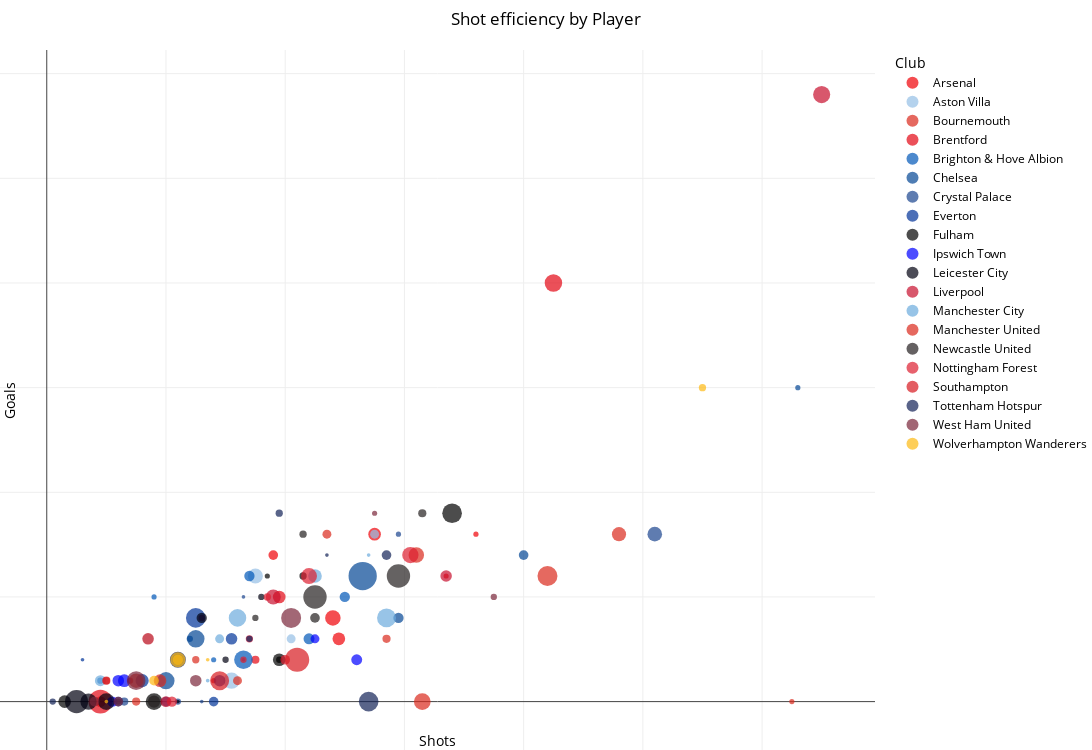

The code cell stored with this chart in its notebook:
### Code cell
df_mid = df[df['Position'].isin(['MID'])]
fig = px.scatter(
    df_mid,
    x='Shots',
    y='Goals',
    size='Shots On Target',
    color='Club',
    color_discrete_map=club_colors,
    hover_data=['Player Name', 'Club', 'Nationality', 'Position'],
    title='Shot efficiency by Player',
)
fig.update_layout(
    paper_bgcolor='white',
    plot_bgcolor='white',
    font=dict(color='black'),
    title=dict(font=dict(color='black')),
    height=750,
    width=1300,
    margin=dict(l=0, r=0, t=50, b=0)
)
fig.show()

### Figure 1 — Plotly figure (JSON) as saved in the notebook; plotly's stock layout.template omitted (floating-point values rounded to 4 significant figures)
{"data": [{"customdata": [["Bukayo Saka", "Arsenal", "England", "MID"], ["Declan Rice", "Arsenal", "England", "MID"], ["Ethan Nwaneri", "Arsenal", "England", "MID"], ["Gabriel Martinelli", "Arsenal", "Brazil", "MID"], ["Jorginho", "Arsenal", "Italy", "MID"], ["Leandro Trossard", "Arsenal", "Belgium", "MID"], ["Martin Ødegaard", "Arsenal", "Norway", "MID"], ["Mikel Merino", "Arsenal", "Spain", "MID"], ["Raheem Sterling", "Arsenal", "England", "MID"], ["Thomas Partey", "Arsenal", "Ghana", "MID"]], "hovertemplate": "Club=%{customdata[1]}<br>Shots=%{x}<br>Goals=%{y}<br>Shots On Target=%{marker.size}<br>Player Name=%{customdata[0]}<br>Nationality=%{customdata[2]}<br>Position=%{customdata[3]}<extra></extra>", "legendgroup": "Arsenal", "marker": {"color": "#EF0107", "size": [2, 18, 0, 12, 0, 2, 12, 7, 0, 3], "sizemode": "area", "sizeref": 0.15, "symbol": "circle"}, "mode": "markers", "name": "Arsenal", "orientation": "v", "showlegend": true, "type": "scatter", "x": [67, 48, 24, 55, 2, 72, 49, 38, 11, 26], "xaxis": "x", "y": [6, 4, 4, 8, 0, 8, 3, 7, 0, 4], "yaxis": "y"}, {"customdata": [["Amadou Onana", "Aston Villa", "Belgium", "MID"], ["Boubacar Kamara", "Aston Villa", "France", "MID"], ["Emiliano Buendía", "Aston Villa", "Argentina", "MID"], ["Jacob Ramsey", "Aston Villa", "England", "MID"], ["John McGinn", "Aston Villa", "Scotland", "MID"], ["Leon Bailey", "Aston Villa", "Jamaica", "MID"], ["Marcus Rashford", "Aston Villa", "England", "MID"], ["Morgan Rogers", "Aston Villa", "England", "MID"], ["Ross Barkley", "Aston Villa", "England", "MID"], ["Youri Tielemans", "Aston Villa", "Belgium", "MID"]], "hovertemplate": "Club=%{customdata[1]}<br>Shots=%{x}<br>Goals=%{y}<br>Shots On Target=%{marker.size}<br>Player Name=%{customdata[0]}<br>Nationality=%{customdata[2]}<br>Position=%{customdata[3]}<extra></extra>", "legendgroup": "Aston Villa", "marker": {"color": "#95BFE5", "size": [9, 0, 0, 8, 20, 1, 17, 6, 0, 6], "sizemode": "area", "sizeref": 0.15, "symbol": "circle"}, "mode": "markers", "name": "Aston Villa", "orientation": "v", "showlegend": true, "type": "scatter", "x": [17, 10, 5, 19, 31, 28, 35, 55, 16, 41], "xaxis": "x", "y": [3, 1, 0, 1, 1, 1, 6, 8, 3, 3], "yaxis": "y"}, {"customdata": [["Alex Scott", "Bournemouth", "England", "MID"], ["Antoine Semenyo", "Bournemouth", "Ghana", "MID"], ["Ben Winterburn", "Bournemouth", "England", "MID"], ["Dango Ouattara", "Bournemouth", "Burkina Faso", "MID"], ["David Brooks", "Bournemouth", "Wales", "MID"], ["Justin Kluivert", "Bournemouth", "Netherlands", "MID"], ["Lewis Cook", "Bournemouth", "England", "MID"], ["Luis Sinisterra", "Bournemouth", "Colombia", "MID"], ["Marcus Tavernier", "Bournemouth", "England", "MID"], ["Philip Billing", "Bournemouth", "Denmark", "MID"], ["Ryan Christie", "Bournemouth", "Scotland", "MID"], ["Tyler Adams", "Bournemouth", "United States", "MID"]], "hovertemplate": "Club=%{customdata[1]}<br>Shots=%{x}<br>Goals=%{y}<br>Shots On Target=%{marker.size}<br>Player Name=%{customdata[0]}<br>Nationality=%{customdata[2]}<br>Position=%{customdata[3]}<extra></extra>", "legendgroup": "Bournemouth", "marker": {"color": "#DA291C", "size": [0, 2, 0, 18, 4, 21, 3, 0, 5, 0, 1, 9], "sizemode": "area", "sizeref": 0.15, "symbol": "circle"}, "mode": "markers", "name": "Bournemouth", "orientation": "v", "showlegend": true, "type": "scatter", "x": [15, 125, 0, 62, 25, 63, 14, 13, 57, 5, 33, 9], "xaxis": "x", "y": [0, 0, 0, 7, 2, 0, 1, 1, 3, 0, 2, 0], "yaxis": "y"}, {"customdata": [["Bryan Mbeumo", "Brentford", "Cameroon", "MID"], ["Christian Nørgaard", "Brentford", "Denmark", "MID"], ["Frank Onyeka", "Brentford", "Nigeria", "MID"], ["Keane Lewis-Potter", "Brentford", "England", "MID"], ["Kevin Schade", "Brentford", "Germany", "MID"], ["Mathias Jensen", "Brentford", "Denmark", "MID"], ["Mikkel Damsgaard", "Brentford", "Denmark", "MID"], ["Paris Maghoma", "Brentford", "England", "MID"], ["Ryan Trevitt", "Brentford", "England", "MID"], ["Vitaly Janelt", "Brentford", "Germany", "MID"], ["Yehor Yarmoliuk", "Brentford", "Ukraine", "MID"], ["Yunus Konak", "Brentford", "Turkiye", "MID"]], "hovertemplate": "Club=%{customdata[1]}<br>Shots=%{x}<br>Goals=%{y}<br>Shots On Target=%{marker.size}<br>Player Name=%{customdata[0]}<br>Nationality=%{customdata[2]}<br>Position=%{customdata[3]}<extra></extra>", "legendgroup": "Brentford", "marker": {"color": "#E30613", "size": [23, 12, 0, 2, 0, 0, 5, 0, 0, 2, 43, 0], "sizemode": "area", "sizeref": 0.15, "symbol": "circle"}, "mode": "markers", "name": "Brentford", "orientation": "v", "showlegend": true, "type": "scatter", "x": [85, 39, 0, 28, 55, 6, 35, 1, 0, 14, 9, 1], "xaxis": "x", "y": [20, 5, 0, 1, 0, 0, 2, 0, 0, 1, 0, 0], "yaxis": "y"}, {"customdata": [["Jakub Moder", "Brighton & Hove Albion", "Poland", "MID"], ["James Milner", "Brighton & Hove Albion", "England", "MID"], ["Billy Gilmour", "Brighton & Hove Albion", "Scotland", "MID"], ["Brajan Gruda", "Brighton & Hove Albion", "Germany", "MID"], ["Carlos Baleba", "Brighton & Hove Albion", "Cameroon", "MID"], ["Diego Gómez", "Brighton & Hove Albion", "Paraguay", "MID"], ["Georginio Rutter", "Brighton & Hove Albion", "France", "MID"], ["Harry Howell", "Brighton & Hove Albion", "England", "MID"], ["Jack Hinshelwood", "Brighton & Hove Albion", "England", "MID"], ["Jeremy Sarmiento", "Brighton & Hove Albion", "Ecuador", "MID"], ["Mats Wieffer", "Brighton & Hove Albion", "Netherlands", "MID"], ["Matt O'Riley", "Brighton & Hove Albion", "Denmark", "MID"], ["Simon Adingra", "Brighton & Hove Albion", "Cote D’Ivoire", "MID"], ["Solly March", "Brighton & Hove Albion", "England", "MID"], ["Yankuba Minteh", "Brighton & Hove Albion", "Gambia", "MID"], ["Yasin Ayari", "Brighton & Hove Albion", "Sweden", "MID"]], "hovertemplate": "Club=%{customdata[1]}<br>Shots=%{x}<br>Goals=%{y}<br>Shots On Target=%{marker.size}<br>Player Name=%{customdata[0]}<br>Nationality=%{customdata[2]}<br>Position=%{customdata[3]}<extra></extra>", "legendgroup": "Brighton & Hove Albion", "marker": {"color": "#0057B8", "size": [0, 0, 0, 0, 9, 0, 8, 0, 2, 0, 3, 10, 26, 0, 8, 2], "sizemode": "area", "sizeref": 0.15, "symbol": "circle"}, "mode": "markers", "name": "Brighton & Hove Albion", "orientation": "v", "showlegend": true, "type": "scatter", "x": [0, 2, 1, 11, 44, 9, 50, 0, 18, 0, 9, 22, 33, 2, 34, 28], "xaxis": "x", "y": [0, 0, 0, 1, 3, 1, 5, 0, 5, 0, 1, 2, 2, 0, 6, 2], "yaxis": "y"}, {"customdata": [["Christopher Nkunku", "Chelsea", "France", "MID"], ["Cole Palmer", "Chelsea", "England", "MID"], ["Enzo Fernández", "Chelsea", "Argentina", "MID"], ["Jadon Sancho", "Chelsea", "England", "MID"], ["Kiernan Dewsbury-Hall", "Chelsea", "England", "MID"], ["Mathis Amougou", "Chelsea", "France", "MID"], ["Moisés Caicedo", "Chelsea", "Ecuador", "MID"], ["Mykhailo Mudryk", "Chelsea", "Ukraine", "MID"], ["Noni Madueke", "Chelsea", "England", "MID"], ["Pedro Neto", "Chelsea", "Portugal", "MID"], ["Renato Veiga", "Chelsea", "Portugal", "MID"], ["Roméo Lavia", "Chelsea", "Belgium", "MID"]], "hovertemplate": "Club=%{customdata[1]}<br>Shots=%{x}<br>Goals=%{y}<br>Shots On Target=%{marker.size}<br>Player Name=%{customdata[0]}<br>Nationality=%{customdata[2]}<br>Position=%{customdata[3]}<extra></extra>", "legendgroup": "Chelsea", "marker": {"color": "#034694", "size": [23, 2, 60, 3, 0, 0, 22, 0, 7, 8, 0, 0], "sizemode": "area", "sizeref": 0.15, "symbol": "circle"}, "mode": "markers", "name": "Chelsea", "orientation": "v", "showlegend": true, "type": "scatter", "x": [25, 126, 53, 24, 1, 0, 20, 1, 80, 59, 3, 2], "xaxis": "x", "y": [3, 15, 6, 3, 0, 0, 1, 0, 7, 4, 0, 0], "yaxis": "y"}, {"customdata": [["Adam Wharton", "Crystal Palace", "England", "MID"], ["Cheick Doucouré", "Crystal Palace", "Mali", "MID"], ["Daichi Kamada", "Crystal Palace", "Japan", "MID"], ["Eberechi Eze", "Crystal Palace", "England", "MID"], ["Ismaïla Sarr", "Crystal Palace", "Senegal", "MID"], ["Jefferson Lerma", "Crystal Palace", "Colombia", "MID"], ["Jeffrey Schlupp", "Crystal Palace", "Ghana", "MID"], ["Jordan Ayew", "Crystal Palace", "Ghana", "MID"], ["Justin Devenny", "Crystal Palace", "Northern Ireland", "MID"], ["Matheus França", "Crystal Palace", "Brazil", "MID"], ["Romain Esse", "Crystal Palace", "England", "MID"], ["Will Hughes", "Crystal Palace", "England", "MID"]], "hovertemplate": "Club=%{customdata[1]}<br>Shots=%{x}<br>Goals=%{y}<br>Shots On Target=%{marker.size}<br>Player Name=%{customdata[0]}<br>Nationality=%{customdata[2]}<br>Position=%{customdata[3]}<extra></extra>", "legendgroup": "Crystal Palace", "marker": {"color": "#1B458F", "size": [5, 0, 7, 16, 2, 1, 0, 1, 0, 0, 0, 3], "sizemode": "area", "sizeref": 0.15, "symbol": "circle"}, "mode": "markers", "name": "Crystal Palace", "orientation": "v", "showlegend": true, "type": "scatter", "x": [13, 7, 20, 102, 59, 26, 4, 33, 10, 6, 1, 22], "xaxis": "x", "y": [0, 0, 0, 8, 8, 0, 0, 5, 1, 1, 1, 0], "yaxis": "y"}, {"customdata": [["Abdoulaye Doucouré", "Everton", "Mali", "MID"], ["Carlos Alcaraz", "Everton", "Argentina", "MID"], ["Dwight McNeil", "Everton", "England", "MID"], ["Harrison Armstrong", "Everton", "England", "MID"], ["Idrissa Gueye", "Everton", "Senegal", "MID"], ["Jack Harrison", "Everton", "England", "MID"], ["Jake O'Brien", "Everton", "Ireland", "MID"], ["James Garner", "Everton", "England", "MID"], ["Jesper Lindstrøm", "Everton", "Denmark", "MID"], ["Orel Mangala", "Everton", "Belgium", "MID"], ["Tim Iroegbunam", "Everton", "England", "MID"]], "hovertemplate": "Club=%{customdata[1]}<br>Shots=%{x}<br>Goals=%{y}<br>Shots On Target=%{marker.size}<br>Player Name=%{customdata[0]}<br>Nationality=%{customdata[2]}<br>Position=%{customdata[3]}<extra></extra>", "legendgroup": "Everton", "marker": {"color": "#003399", "size": [10, 0, 29, 0, 0, 10, 1, 7, 7, 13, 0], "sizemode": "area", "sizeref": 0.15, "symbol": "circle"}, "mode": "markers", "name": "Everton", "orientation": "v", "showlegend": true, "type": "scatter", "x": [31, 27, 25, 1, 27, 29, 6, 12, 28, 16, 5], "xaxis": "x", "y": [3, 2, 4, 0, 0, 1, 2, 0, 0, 1, 0], "yaxis": "y"}, {"customdata": [["Adama Traoré", "Fulham", "Spain", "MID"], ["Alex Iwobi", "Fulham", "Nigeria", "MID"], ["Andreas Pereira", "Fulham", "Brazil", "MID"], ["Carlos Vinícius", "Fulham", "Brazil", "MID"], ["Emile Smith Rowe", "Fulham", "England", "MID"], ["Harrison Reed", "Fulham", "England", "MID"], ["Harry Wilson", "Fulham", "Wales", "MID"], ["Reiss Nelson", "Fulham", "England", "MID"], ["Sander Berge", "Fulham", "Norway", "MID"], ["Sasa Lukic", "Fulham", "Serbia", "MID"], ["Tom Cairney", "Fulham", "Scotland", "MID"]], "hovertemplate": "Club=%{customdata[1]}<br>Shots=%{x}<br>Goals=%{y}<br>Shots On Target=%{marker.size}<br>Player Name=%{customdata[0]}<br>Nationality=%{customdata[2]}<br>Position=%{customdata[3]}<extra></extra>", "legendgroup": "Fulham", "marker": {"color": "#000000", "size": [12, 29, 3, 0, 2, 0, 4, 0, 12, 21, 0], "sizemode": "area", "sizeref": 0.15, "symbol": "circle"}, "mode": "markers", "name": "Fulham", "orientation": "v", "showlegend": true, "type": "scatter", "x": [39, 68, 39, 1, 37, 3, 43, 12, 3, 18, 11], "xaxis": "x", "y": [2, 9, 2, 0, 6, 0, 6, 1, 0, 0, 2], "yaxis": "y"}, {"customdata": [["Alex Palmer", "Ipswich Town", "England", "MID"], ["Conor Chaplin", "Ipswich Town", "England", "MID"], ["Jack Taylor", "Ipswich Town", "Ireland", "MID"], ["Jaden Philogene", "Ipswich Town", "England", "MID"], ["Jens Cajuste", "Ipswich Town", "Sweden", "MID"], ["Julio Enciso", "Ipswich Town", "Paraguay", "MID"], ["Kalvin Phillips", "Ipswich Town", "England", "MID"], ["Marcus Harness", "Ipswich Town", "Ireland", "MID"], ["Massimo Luongo", "Ipswich Town", "Australia", "MID"], ["Nathan Broadhead", "Ipswich Town", "Wales", "MID"], ["Omari Hutchinson", "Ipswich Town", "England", "MID"], ["Sam Morsy", "Ipswich Town", "Egypt", "MID"]], "hovertemplate": "Club=%{customdata[1]}<br>Shots=%{x}<br>Goals=%{y}<br>Shots On Target=%{marker.size}<br>Player Name=%{customdata[0]}<br>Nationality=%{customdata[2]}<br>Position=%{customdata[3]}<extra></extra>", "legendgroup": "Ipswich Town", "marker": {"color": "#0000FF", "size": [0, 0, 0, 0, 10, 9, 8, 0, 0, 0, 6, 12], "sizemode": "area", "sizeref": 0.15, "symbol": "circle"}, "mode": "markers", "name": "Ipswich Town", "orientation": "v", "showlegend": true, "type": "scatter", "x": [0, 16, 19, 19, 12, 52, 11, 0, 0, 13, 45, 13], "xaxis": "x", "y": [0, 1, 1, 2, 1, 2, 0, 0, 0, 2, 3, 1], "yaxis": "y"}, {"customdata": [["Abdul Fatawu", "Leicester City", "Ghana", "MID"], ["Bilal El Khannouss", "Leicester City", "Morocco", "MID"], ["Bobby De Cordova-Reid", "Leicester City", "Jamaica", "MID"], ["Boubakary Soumaré", "Leicester City", "France", "MID"], ["Facundo Buonanotte", "Leicester City", "Argentina", "MID"], ["Hamza Choudhury", "Leicester City", "Bangladesh", "MID"], ["Harry Winks", "Leicester City", "England", "MID"], ["Kasey McAteer", "Leicester City", "Ireland", "MID"], ["Michael Golding", "Leicester City", "England", "MID"], ["Oliver Skipp", "Leicester City", "England", "MID"], ["Stephy Mavididi", "Leicester City", "England", "MID"], ["Wilfred Ndidi", "Leicester City", "Nigeria", "MID"]], "hovertemplate": "Club=%{customdata[1]}<br>Shots=%{x}<br>Goals=%{y}<br>Shots On Target=%{marker.size}<br>Player Name=%{customdata[0]}<br>Nationality=%{customdata[2]}<br>Position=%{customdata[3]}<extra></extra>", "legendgroup": "Leicester City", "marker": {"color": "#000010", "size": [0, 3, 0, 20, 3, 0, 21, 0, 0, 40, 8, 1], "sizemode": "area", "sizeref": 0.15, "symbol": "circle"}, "mode": "markers", "name": "Leicester City", "orientation": "v", "showlegend": true, "type": "scatter", "x": [13, 30, 7, 7, 36, 0, 10, 13, 0, 5, 26, 22], "xaxis": "x", "y": [0, 2, 1, 0, 5, 0, 0, 1, 0, 0, 4, 0], "yaxis": "y"}, {"customdata": [["Alexis Mac Allister", "Liverpool", "Argentina", "MID"], ["Curtis Jones", "Liverpool", "England", "MID"], ["Dominik Szoboszlai", "Liverpool", "Hungary", "MID"], ["Harvey Elliott", "Liverpool", "England", "MID"], ["Jayden Danns", "Liverpool", "England", "MID"], ["Luis Díaz", "Liverpool", "Colombia", "MID"], ["Mohamed Salah", "Liverpool", "Egypt", "MID"], ["Ryan Gravenberch", "Liverpool", "Netherlands", "MID"], ["Wataru Endo", "Liverpool", "Japan", "MID"]], "hovertemplate": "Club=%{customdata[1]}<br>Shots=%{x}<br>Goals=%{y}<br>Shots On Target=%{marker.size}<br>Player Name=%{customdata[0]}<br>Nationality=%{customdata[2]}<br>Position=%{customdata[3]}<extra></extra>", "legendgroup": "Liverpool", "marker": {"color": "#C8102E", "size": [17, 4, 10, 0, 0, 0, 22, 9, 0], "sizemode": "area", "sizeref": 0.15, "symbol": "circle"}, "mode": "markers", "name": "Liverpool", "orientation": "v", "showlegend": true, "type": "scatter", "x": [38, 34, 67, 17, 0, 71, 130, 20, 0], "xaxis": "x", "y": [5, 3, 6, 1, 0, 0, 29, 0, 0], "yaxis": "y"}, {"customdata": [["Bernardo Silva", "Manchester City", "Portugal", "MID"], ["Ilkay Gündogan", "Manchester City", "Germany", "MID"], ["Jack Grealish", "Manchester City", "England", "MID"], ["James McAtee", "Manchester City", "England", "MID"], ["Jérémy Doku", "Manchester City", "Belgium", "MID"], ["Kevin De Bruyne", "Manchester City", "Belgium", "MID"], ["Mateo Kovacic", "Manchester City", "Croatia", "MID"], ["Matheus Nunes", "Manchester City", "Portugal", "MID"], ["Nico González", "Manchester City", "Spain", "MID"], ["Oscar Bobb", "Manchester City", "Norway", "MID"], ["Phil Foden", "Manchester City", "England", "MID"], ["Rodri", "Manchester City", "Spain", "MID"], ["Wes Burns", "Manchester City", "Wales", "MID"]], "hovertemplate": "Club=%{customdata[1]}<br>Shots=%{x}<br>Goals=%{y}<br>Shots On Target=%{marker.size}<br>Player Name=%{customdata[0]}<br>Nationality=%{customdata[2]}<br>Position=%{customdata[3]}<extra></extra>", "legendgroup": "Manchester City", "marker": {"color": "#6CABDD", "size": [23, 1, 0, 0, 6, 27, 14, 9, 0, 0, 1, 0, 0], "sizemode": "area", "sizeref": 0.15, "symbol": "circle"}, "mode": "markers", "name": "Manchester City", "orientation": "v", "showlegend": true, "type": "scatter", "x": [32, 27, 15, 12, 29, 57, 45, 9, 9, 0, 54, 0, 7], "xaxis": "x", "y": [4, 1, 1, 3, 3, 4, 6, 1, 1, 0, 7, 0, 0], "yaxis": "y"}, {"customdata": [["Alejandro Garnacho", "Manchester United", "Argentina", "MID"], ["Amad Diallo", "Manchester United", "Cote D’Ivoire", "MID"], ["Bruno Fernandes", "Manchester United", "Portugal", "MID"], ["Casemiro", "Manchester United", "Brazil", "MID"], ["Christian Eriksen", "Manchester United", "Denmark", "MID"], ["Kobbie Mainoo", "Manchester United", "England", "MID"], ["Manuel Ugarte", "Manchester United", "Uruguay", "MID"], ["Mason Mount", "Manchester United", "England", "MID"], ["Scott McTominay", "Manchester United", "Scotland", "MID"], ["Toby Collyer", "Manchester United", "England", "MID"]], "hovertemplate": "Club=%{customdata[1]}<br>Shots=%{x}<br>Goals=%{y}<br>Shots On Target=%{marker.size}<br>Player Name=%{customdata[0]}<br>Nationality=%{customdata[2]}<br>Position=%{customdata[3]}<extra></extra>", "legendgroup": "Manchester United", "marker": {"color": "#DA291C", "size": [30, 6, 15, 6, 16, 5, 12, 0, 0, 0], "sizemode": "area", "sizeref": 0.15, "symbol": "circle"}, "mode": "markers", "name": "Manchester United", "orientation": "v", "showlegend": true, "type": "scatter", "x": [84, 47, 96, 32, 15, 15, 19, 20, 1, 1], "xaxis": "x", "y": [6, 8, 8, 1, 1, 0, 1, 1, 0, 0], "yaxis": "y"}, {"customdata": [["Anthony Gordon", "Newcastle United", "England", "MID"], ["Bruno Guimarães", "Newcastle United", "Brazil", "MID"], ["Harvey Barnes", "Newcastle United", "England", "MID"], ["Jacob Murphy", "Newcastle United", "England", "MID"], ["Joe Willock", "Newcastle United", "England", "MID"], ["Joelinton", "Newcastle United", "Brazil", "MID"], ["Lewis Miley", "Newcastle United", "England", "MID"], ["Miguel Almirón", "Newcastle United", "Paraguay", "MID"], ["Sandro Tonali", "Newcastle United", "Italy", "MID"], ["Sean Longstaff", "Newcastle United", "England", "MID"]], "hovertemplate": "Club=%{customdata[1]}<br>Shots=%{x}<br>Goals=%{y}<br>Shots On Target=%{marker.size}<br>Player Name=%{customdata[0]}<br>Nationality=%{customdata[2]}<br>Position=%{customdata[3]}<extra></extra>", "legendgroup": "Newcastle United", "marker": {"color": "#241F20", "size": [41, 41, 5, 4, 11, 7, 0, 0, 3, 0], "sizemode": "area", "sizeref": 0.15, "symbol": "circle"}, "mode": "markers", "name": "Newcastle United", "orientation": "v", "showlegend": true, "type": "scatter", "x": [59, 45, 63, 43, 18, 45, 3, 6, 35, 6], "xaxis": "x", "y": [6, 5, 9, 8, 0, 4, 1, 0, 4, 0], "yaxis": "y"}, {"customdata": [["Anthony Elanga", "Nottingham Forest", "Sweden", "MID"], ["Callum Hudson-Odoi", "Nottingham Forest", "England", "MID"], ["Danilo", "Nottingham Forest", "Brazil", "MID"], ["Elliot Anderson", "Nottingham Forest", "England", "MID"], ["Eric da Silva Moreira", "Nottingham Forest", "Germany", "MID"], ["Ibrahim Sangaré", "Nottingham Forest", "Cote D’Ivoire", "MID"], ["Morgan Gibbs-White", "Nottingham Forest", "England", "MID"], ["Nicolás Domínguez", "Nottingham Forest", "Argentina", "MID"], ["Ryan Yates", "Nottingham Forest", "England", "MID"]], "hovertemplate": "Club=%{customdata[1]}<br>Shots=%{x}<br>Goals=%{y}<br>Shots On Target=%{marker.size}<br>Player Name=%{customdata[0]}<br>Nationality=%{customdata[2]}<br>Position=%{customdata[3]}<extra></extra>", "legendgroup": "Nottingham Forest", "marker": {"color": "#DD1E2F", "size": [19, 4, 0, 7, 0, 0, 20, 8, 3], "sizemode": "area", "sizeref": 0.15, "symbol": "circle"}, "mode": "markers", "name": "Nottingham Forest", "orientation": "v", "showlegend": true, "type": "scatter", "x": [44, 37, 0, 40, 0, 1, 61, 21, 33], "xaxis": "x", "y": [6, 5, 0, 2, 0, 0, 7, 0, 2], "yaxis": "y"}, {"customdata": [["Adam Lallana", "Southampton", "England", "MID"], ["Flynn Downes", "Southampton", "England", "MID"], ["Jay Robinson", "Southampton", "England", "MID"], ["Joe Aribo", "Southampton", "Nigeria", "MID"], ["Kamaldeen Sulemana", "Southampton", "Ghana", "MID"], ["Lesley Ugochukwu", "Southampton", "France", "MID"], ["Mateus Fernandes", "Southampton", "Portugal", "MID"], ["Ryan Fraser", "Southampton", "Scotland", "MID"], ["Sam Amo-Ameyaw", "Southampton", "England", "MID"], ["Samuel Edozie", "Southampton", "England", "MID"], ["Will Smallbone", "Southampton", "Ireland", "MID"]], "hovertemplate": "Club=%{customdata[1]}<br>Shots=%{x}<br>Goals=%{y}<br>Shots On Target=%{marker.size}<br>Player Name=%{customdata[0]}<br>Nationality=%{customdata[2]}<br>Position=%{customdata[3]}<extra></extra>", "legendgroup": "Southampton", "marker": {"color": "#D71920", "size": [0, 5, 0, 10, 27, 4, 44, 0, 0, 0, 0], "sizemode": "area", "sizeref": 0.15, "symbol": "circle"}, "mode": "markers", "name": "Southampton", "orientation": "v", "showlegend": true, "type": "scatter", "x": [3, 10, 1, 17, 29, 10, 42, 1, 1, 0, 7], "xaxis": "x", "y": [0, 1, 0, 3, 1, 1, 2, 0, 0, 0, 1], "yaxis": "y"}, {"customdata": [["Archie Gray", "Tottenham Hotspur", "England", "MID"], ["Brennan Johnson", "Tottenham Hotspur", "Wales", "MID"], ["Dejan Kulusevski", "Tottenham Hotspur", "Sweden", "MID"], ["James Maddison", "Tottenham Hotspur", "England", "MID"], ["Lucas Bergvall", "Tottenham Hotspur", "Sweden", "MID"], ["Pape Sarr", "Tottenham Hotspur", "Senegal", "MID"], ["Rodrigo Bentancur", "Tottenham Hotspur", "Uruguay", "MID"], ["Son Heung-Min", "Tottenham Hotspur", "South Korea", "MID"], ["Timo Werner", "Tottenham Hotspur", "Germany", "MID"], ["Yves Bissouma", "Tottenham Hotspur", "Mali", "MID"]], "hovertemplate": "Club=%{customdata[1]}<br>Shots=%{x}<br>Goals=%{y}<br>Shots On Target=%{marker.size}<br>Player Name=%{customdata[0]}<br>Nationality=%{customdata[2]}<br>Position=%{customdata[3]}<extra></extra>", "legendgroup": "Tottenham Hotspur", "marker": {"color": "#132257", "size": [3, 29, 1, 4, 3, 3, 19, 7, 0, 0], "sizemode": "area", "sizeref": 0.15, "symbol": "circle"}, "mode": "markers", "name": "Tottenham Hotspur", "orientation": "v", "showlegend": true, "type": "scatter", "x": [1, 54, 47, 39, 12, 34, 22, 57, 8, 11], "xaxis": "x", "y": [0, 0, 7, 9, 0, 3, 2, 7, 0, 2], "yaxis": "y"}, {"customdata": [["Andy Irving", "West Ham United", "Scotland", "MID"], ["Carlos Soler", "West Ham United", "Spain", "MID"], ["Edson Álvarez", "West Ham United", "Mexico", "MID"], ["Guido Rodríguez", "West Ham United", "Argentina", "MID"], ["James Ward-Prowse", "West Ham United", "England", "MID"], ["Jarrod Bowen", "West Ham United", "England", "MID"], ["Lewis Orford", "West Ham United", "England", "MID"], ["Lucas Paquetá", "West Ham United", "Brazil", "MID"], ["Luis Guilherme", "West Ham United", "Brazil", "MID"], ["Maxwel Cornet", "West Ham United", "Cote D’Ivoire", "MID"], ["Mohammed Kudus", "West Ham United", "Ghana", "MID"], ["Tomás Soucek", "West Ham United", "Czech Republic", "MID"]], "hovertemplate": "Club=%{customdata[1]}<br>Shots=%{x}<br>Goals=%{y}<br>Shots On Target=%{marker.size}<br>Player Name=%{customdata[0]}<br>Nationality=%{customdata[2]}<br>Position=%{customdata[3]}<extra></extra>", "legendgroup": "West Ham United", "marker": {"color": "#7A263A", "size": [0, 10, 7, 7, 26, 0, 0, 30, 0, 0, 3, 2], "sizemode": "area", "sizeref": 0.15, "symbol": "circle"}, "mode": "markers", "name": "West Ham United", "orientation": "v", "showlegend": true, "type": "scatter", "x": [4, 25, 12, 8, 15, 87, 1, 41, 4, 1, 75, 55], "xaxis": "x", "y": [0, 1, 0, 0, 1, 0, 0, 4, 0, 0, 5, 9], "yaxis": "y"}, {"customdata": [["André", "Wolverhampton Wanderers", "Brazil", "MID"], ["Boubacar Traoré", "Wolverhampton Wanderers", "Mali", "MID"], ["Carlos Forbs", "Wolverhampton Wanderers", "Portugal", "MID"], ["Chiquinho", "Wolverhampton Wanderers", "Portugal", "MID"], ["Daniel Podence", "Wolverhampton Wanderers", "Portugal", "MID"], ["Gonçalo Guedes", "Wolverhampton Wanderers", "Portugal", "MID"], ["Hwang Hee-Chan", "Wolverhampton Wanderers", "South Korea", "MID"], ["Jean-Ricner Bellegarde", "Wolverhampton Wanderers", "France", "MID"], ["Mario Lemina", "Wolverhampton Wanderers", "Gabon", "MID"], ["Marshall Munetsi", "Wolverhampton Wanderers", "Zimbabwe", "MID"], ["Mateus Mané", "Wolverhampton Wanderers", "England", "MID"], ["Matheus Cunha", "Wolverhampton Wanderers", "Brazil", "MID"], ["Pablo Sarabia", "Wolverhampton Wanderers", "Spain", "MID"], ["Rodrigo Gomes", "Wolverhampton Wanderers", "Portugal", "MID"], ["Tommy Doyle", "Wolverhampton Wanderers", "England", "MID"]], "hovertemplate": "Club=%{customdata[1]}<br>Shots=%{x}<br>Goals=%{y}<br>Shots On Target=%{marker.size}<br>Player Name=%{customdata[0]}<br>Nationality=%{customdata[2]}<br>Position=%{customdata[3]}<extra></extra>", "legendgroup": "Wolverhampton Wanderers", "marker": {"color": "#FDB913", "size": [1, 0, 0, 0, 0, 1, 0, 8, 7, 17, 0, 4, 0, 0, 0], "sizemode": "area", "sizeref": 0.15, "symbol": "circle"}, "mode": "markers", "name": "Wolverhampton Wanderers", "orientation": "v", "showlegend": true, "type": "scatter", "x": [10, 0, 2, 0, 1, 27, 5, 22, 18, 22, 0, 110, 17, 7, 9], "xaxis": "x", "y": [0, 0, 0, 0, 0, 2, 2, 2, 1, 2, 0, 15, 3, 2, 0], "yaxis": "y"}], "layout": {"font": {"color": "black"}, "height": 750, "legend": {"itemsizing": "constant", "title": {"text": "Club"}, "tracegroupgap": 0}, "margin": {"b": 0, "l": 0, "r": 0, "t": 50}, "paper_bgcolor": "white", "plot_bgcolor": "white", "title": {"font": {"color": "black"}, "text": "Shot efficiency by Player"}, "width": 1300, "xaxis": {"anchor": "y", "domain": [0, 1], "title": {"text": "Shots"}}, "yaxis": {"anchor": "x", "domain": [0, 1], "title": {"text": "Goals"}}}}
